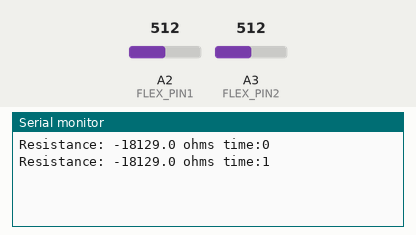
Recording of a sketch running on a simulated Arduino Uno, built with avr-gcc and run on an emulated ATmega328P. Shown: the last lines printed to the serial monitor. Inputs (shaded band) come from the test bench; at power-on: A2 (FLEX_PIN1) = 512, A3 (FLEX_PIN2) = 512.

Above: at 1.8 s.
1.9 s: A2 (FLEX_PIN1) set to 716
At 2.8 s:
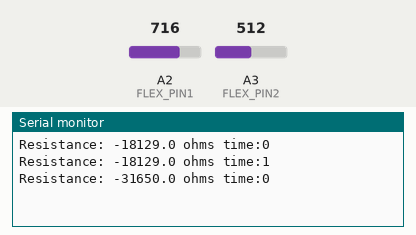
3.4 s: A3 (FLEX_PIN2) set to 716
At 4.7 s:
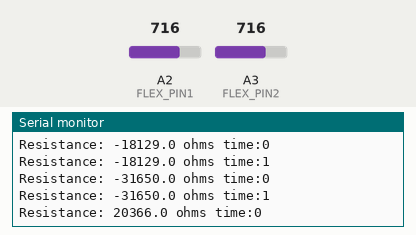
4.9 s: A2 (FLEX_PIN1) set to 900
At 5.8 s:
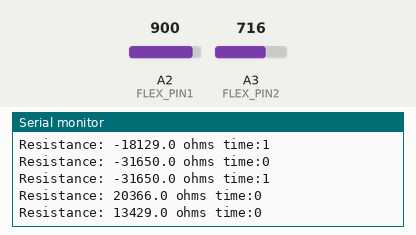
6.4 s: A3 (FLEX_PIN2) set to 900
At 7.5 s:
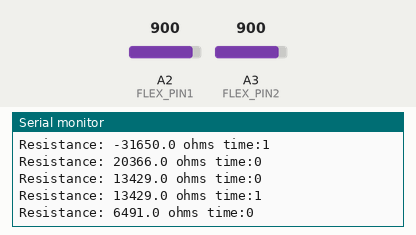
Timing chart, 0 to 8.9 s (numbered marks = the images above; inputs shaded):
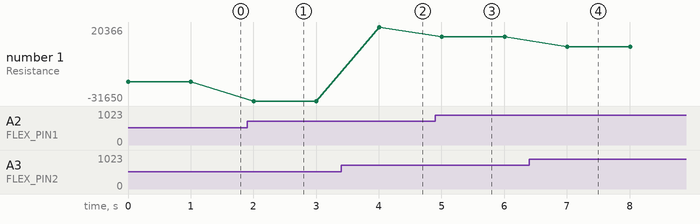

Measured:
- after the input at 1.9 s, the serial monitor: prints a new line after 0.10 s (image 1)
- after the input at 3.4 s, the serial monitor: prints a new line after 0.61 s (image 2)
- after the input at 4.9 s, the serial monitor: prints a new line after 0.11 s (image 3)
- after the input at 6.4 s, the serial monitor: prints a new line after 0.61 s (image 4)
- plotted number 1: -18129 → -31650 after the input at 1.9 s, -31650 → 20366 after the input at 3.4 s, 20366 → 13429 after the input at 4.9 s, 13429 → 6491 after the input at 6.4 s

The sketch:

flex_v1.c.ino
```cpp
/******************************************************************************
Flex_Sensor_Example.ino
Example sketch for SparkFun's flex sensors
  (https://www.sparkfun.com/products/10264)
Jim Lindblom @ SparkFun Electronics
April 28, 2016

Create a voltage divider circuit combining a flex sensor with a 47k resistor.
- The resistor should connect from A0 to GND.
- The flex sensor should connect from A0 to 3.3V
As the resistance of the flex sensor increases (meaning it's being bent), the
voltage at A0 should decrease.

Development environment specifics:
Arduino 1.6.7
******************************************************************************/
const int FLEX_PIN1 = A2; // Pin connected to voltage divider output
const int FLEX_PIN2 = A3;

// Measure the voltage at 5V and the actual resistance of your
// 47k resistor, and enter them below:
const float VCC = 4.98; // Measured voltage of Ardunio 5V line
const float R_DIV = 47500.0; // Measured resistance of 3.3k resistor

// Upload the code, then try to adjust these values to more
// accurately calculate bend degree.
const float STRAIGHT_RESISTANCE = 37300.0; // resistance when straight
const float BEND_RESISTANCE = 90000.0; // resistance at 90 deg
const int MAX_TIME = 10;
const int VARIANCE = 150;

float prevFlexR1 = 0;
float prevFlexR2 = 0;
float flexR1 = 0;
float flexR2 = 0;
float avgFlex = 0;
int timeCount = 0;
void setup()
{
  Serial.begin(9600);
  pinMode(FLEX_PIN1, INPUT);
  pinMode(FLEX_PIN2, INPUT);
}

void printDouble( double val, unsigned int precision){
  Serial.print (int(val));
  Serial.print(".");
  unsigned int frac;
  if(val >=0)
    frac = (val - int(val)) * precision;
  else
    frac = (int(val) - val) * precision;
  int frac1 = frac;
  while(frac /=10)
    precision /=10;
  precision /=10;
  while( precision /=10)
    Serial.print("0");

  Serial.print(frac,DEC);
}

void loop()
{
  // Read the ADC, and calculate voltage and resistance from it
  int flexADC1 = analogRead(FLEX_PIN1);
  int flexADC2 = analogRead(FLEX_PIN2);
  float flexV1 = flexADC1 * VCC / 1023.0;
  float flexV2 = flexADC2 * VCC / 1023.0;
  prevFlexR1 = flexR1;
  prevFlexR2 = flexR2;
  flexR1 = R_DIV * (VCC / flexV1 - 1.0);
  flexR2 = R_DIV * (VCC / flexV2 - 1.0);

  if(((prevFlexR1 <= flexR1+VARIANCE) || (prevFlexR1 >= flexR1-VARIANCE)) && ((prevFlexR2 <= flexR2+VARIANCE) || (prevFlexR2 >= flexR2-VARIANCE)))
    timeCount++;
  if(((prevFlexR1 >= (flexR1+VARIANCE)) || (prevFlexR1 <= (flexR1-VARIANCE))) || ((prevFlexR2 >= (flexR2+VARIANCE)) || (prevFlexR2 <= (flexR2-VARIANCE))))
    timeCount = 0;
  if((((prevFlexR1 <= (flexR1+VARIANCE)) && (prevFlexR1 >= (flexR1-VARIANCE))) && ((prevFlexR2 <= (flexR2+VARIANCE)) && (prevFlexR2 >= (flexR2-VARIANCE)))) && timeCount >= MAX_TIME)
    Serial.println("Move Around!!!!");

  Serial.print("Resistance: ");
  avgFlex = (flexR1 + flexR2)/2;
  printDouble(avgFlex,100);
  Serial.print(" ohms" );
  Serial.print(" time:");
  Serial.print(timeCount);
  Serial.print("\n\n");

  delay(1000);
}
```
